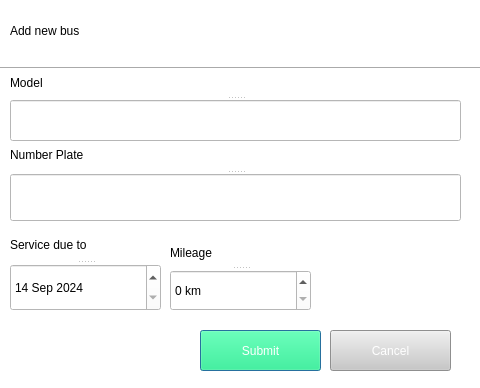
<?xml version="1.0" encoding="UTF-8"?>
<ui version="4.0">
 <class>busesDialog</class>
 <widget class="QDialog" name="busesDialog">
  <property name="geometry">
   <rect>
    <x>0</x>
    <y>0</y>
    <width>480</width>
    <height>388</height>
   </rect>
  </property>
  <property name="windowTitle">
   <string>Dialog</string>
  </property>
  <property name="styleSheet">
   <string notr="true">background-color: rgb(255, 255, 255);</string>
  </property>
  <widget class="Line" name="line">
   <property name="geometry">
    <rect>
     <x>0</x>
     <y>60</y>
     <width>581</width>
     <height>16</height>
    </rect>
   </property>
   <property name="orientation">
    <enum>Qt::Horizontal</enum>
   </property>
  </widget>
  <widget class="QLabel" name="label">
   <property name="geometry">
    <rect>
     <x>10</x>
     <y>10</y>
     <width>221</width>
     <height>41</height>
    </rect>
   </property>
   <property name="styleSheet">
    <string notr="true">font: 18pt &quot;MS Shell Dlg 2&quot;;</string>
   </property>
   <property name="text">
    <string>Add new bus</string>
   </property>
  </widget>
  <widget class="QSplitter" name="splitter_2">
   <property name="geometry">
    <rect>
     <x>10</x>
     <y>140</y>
     <width>451</width>
     <height>81</height>
    </rect>
   </property>
   <property name="orientation">
    <enum>Qt::Vertical</enum>
   </property>
   <widget class="QLabel" name="label_3">
    <property name="styleSheet">
     <string notr="true">font: 12pt &quot;MS Shell Dlg 2&quot;;</string>
    </property>
    <property name="text">
     <string>Number Plate</string>
    </property>
   </widget>
   <widget class="QLineEdit" name="lineEdit_2">
    <property name="styleSheet">
     <string notr="true"/>
    </property>
   </widget>
  </widget>
  <widget class="QSplitter" name="splitter">
   <property name="geometry">
    <rect>
     <x>10</x>
     <y>70</y>
     <width>451</width>
     <height>71</height>
    </rect>
   </property>
   <property name="orientation">
    <enum>Qt::Vertical</enum>
   </property>
   <widget class="QLabel" name="label_2">
    <property name="styleSheet">
     <string notr="true">font: 12pt &quot;MS Shell Dlg 2&quot;;</string>
    </property>
    <property name="text">
     <string>Model</string>
    </property>
   </widget>
   <widget class="QLineEdit" name="lineEdit">
    <property name="styleSheet">
     <string notr="true"/>
    </property>
   </widget>
  </widget>
  <widget class="QPushButton" name="pushButton">
   <property name="geometry">
    <rect>
     <x>200</x>
     <y>330</y>
     <width>121</width>
     <height>41</height>
    </rect>
   </property>
   <property name="styleSheet">
    <string notr="true">border:&quot;none&quot;;
background-color: rgb(0, 255, 127);
font: 75 10pt &quot;MS Shell Dlg 2&quot;;
color: rgb(255, 255, 255);
border-radius:&quot;10px&quot;</string>
   </property>
   <property name="text">
    <string>Submit</string>
   </property>
   <property name="checkable">
    <bool>true</bool>
   </property>
  </widget>
  <widget class="QPushButton" name="pushButton_2">
   <property name="geometry">
    <rect>
     <x>330</x>
     <y>330</y>
     <width>121</width>
     <height>41</height>
    </rect>
   </property>
   <property name="styleSheet">
    <string notr="true">border:&quot;none&quot;;
background-color: rgb(200, 200, 200);
font: 75 10pt &quot;MS Shell Dlg 2&quot;;
color: rgb(255, 255, 255);
border-radius:&quot;10px&quot;</string>
   </property>
   <property name="text">
    <string>Cancel</string>
   </property>
   <property name="checkable">
    <bool>true</bool>
   </property>
  </widget>
  <widget class="QSplitter" name="splitter_4">
   <property name="geometry">
    <rect>
     <x>10</x>
     <y>230</y>
     <width>151</width>
     <height>81</height>
    </rect>
   </property>
   <property name="orientation">
    <enum>Qt::Vertical</enum>
   </property>
   <widget class="QLabel" name="label_5">
    <property name="styleSheet">
     <string notr="true">font: 12pt &quot;MS Shell Dlg 2&quot;;</string>
    </property>
    <property name="text">
     <string>Service due to</string>
    </property>
   </widget>
   <widget class="QDateEdit" name="dateEdit">
    <property name="dateTime">
     <datetime>
      <hour>0</hour>
      <minute>0</minute>
      <second>0</second>
      <year>2024</year>
      <month>9</month>
      <day>14</day>
     </datetime>
    </property>
    <property name="maximumDateTime">
     <datetime>
      <hour>23</hour>
      <minute>59</minute>
      <second>59</second>
      <year>2025</year>
      <month>12</month>
      <day>31</day>
     </datetime>
    </property>
    <property name="minimumDateTime">
     <datetime>
      <hour>0</hour>
      <minute>0</minute>
      <second>0</second>
      <year>2024</year>
      <month>9</month>
      <day>14</day>
     </datetime>
    </property>
   </widget>
  </widget>
  <widget class="QSplitter" name="splitter_5">
   <property name="geometry">
    <rect>
     <x>170</x>
     <y>240</y>
     <width>141</width>
     <height>71</height>
    </rect>
   </property>
   <property name="orientation">
    <enum>Qt::Vertical</enum>
   </property>
   <widget class="QLabel" name="label_6">
    <property name="styleSheet">
     <string notr="true">font: 12pt &quot;MS Shell Dlg 2&quot;;</string>
    </property>
    <property name="text">
     <string>Mileage</string>
    </property>
   </widget>
   <widget class="QSpinBox" name="spinBox">
    <property name="specialValueText">
     <string/>
    </property>
    <property name="suffix">
     <string> km</string>
    </property>
    <property name="prefix">
     <string/>
    </property>
    <property name="maximum">
     <number>1000000</number>
    </property>
   </widget>
  </widget>
 </widget>
 <resources/>
 <connections/>
</ui>
